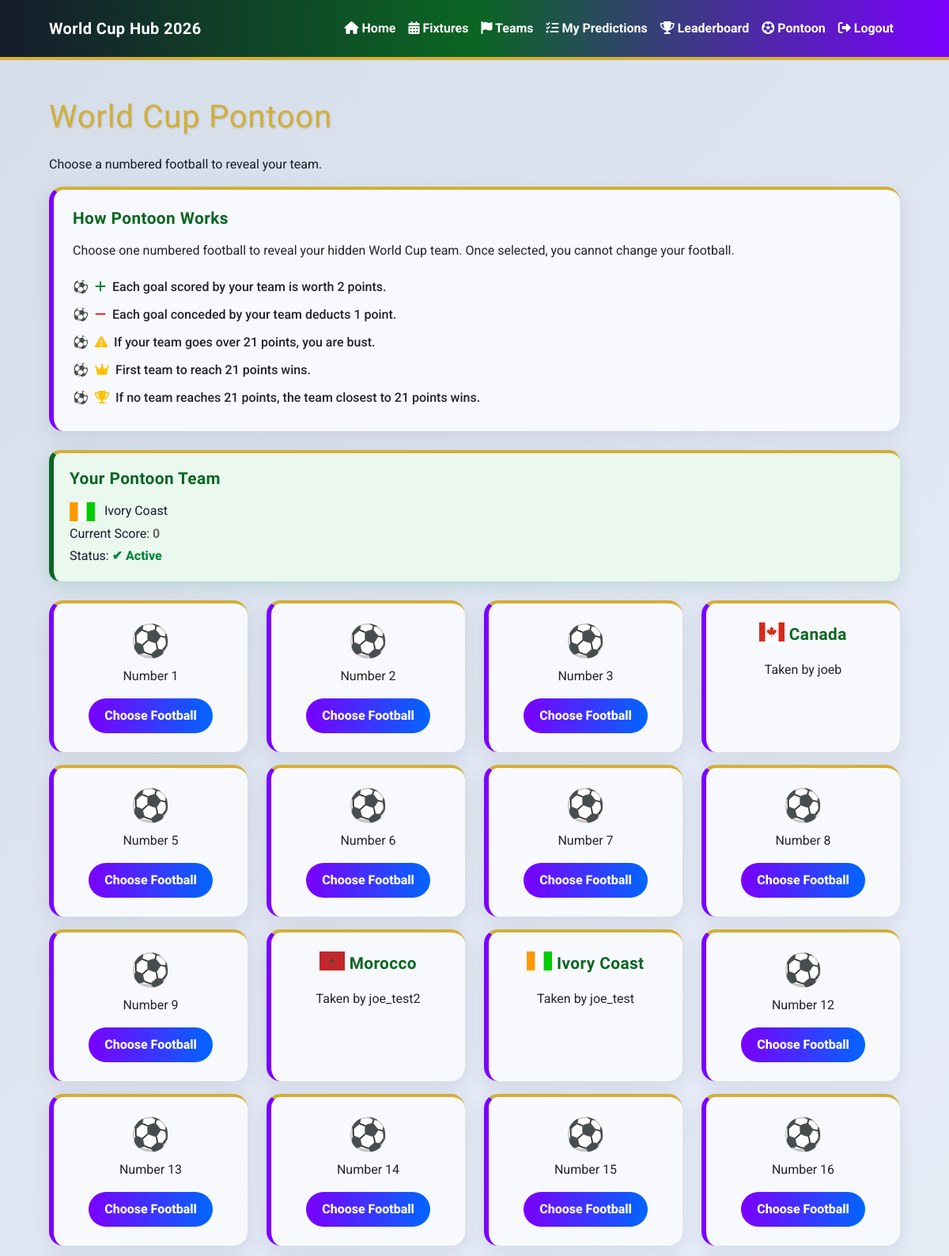
/pontoon/ (signed in, upper part), run on the app's committed database.
### pontoon/models.py (models this page shows, shortened)
class PontoonBall(models.Model):
    number = models.PositiveIntegerField(unique=True)
    team = models.OneToOneField(
        Team,
        on_delete=models.SET_NULL,
        null=True,
        blank=True
    )
    selected_by = models.OneToOneField(
        User,
        on_delete=models.SET_NULL,
        null=True,
        blank=True
    )
    score = models.IntegerField(
        default=0
    )
    busted = models.BooleanField(
        default=False
    )

### predictor/models.py (models this page shows)
class Team(models.Model):
    GROUP_CHOICES = [
        ('A', 'Group A'),
        ('B', 'Group B'),
        ('C', 'Group C'),
        ('D', 'Group D'),
        ('E', 'Group E'),
        ('F', 'Group F'),
        ('G', 'Group G'),
        ('H', 'Group H'),
        ('I', 'Group I'),
        ('J', 'Group J'),
        ('K', 'Group K'),
        ('L', 'Group L'),
    ]
    name = models.CharField(max_length=100)
    group = models.CharField(max_length=1, choices=GROUP_CHOICES)
    manager = models.CharField(max_length=100, blank=True, null=True)
    captain = models.CharField(max_length=100, blank=True, null=True)
    best_world_cup_finish = models.CharField(max_length=100, blank=True, null=True)
    best_world_cup_year = models.CharField(max_length=100, blank=True, null=True)
    def __str__(self):
        return self.name

### pontoon/views.py (the view)
@login_required
def pontoon_home(request):
    access = PontoonAccess.objects.filter(
        user=request.user,
        has_access=True
    ).exists()
    if not access:
        return redirect("pontoon_checkout")
    balls = PontoonBall.objects.all().order_by("number")
    leaderboard_balls = PontoonBall.objects.filter(
        selected_by__isnull=False
    ).order_by("busted", "-score")
    selected_ball = PontoonBall.objects.filter(
        selected_by=request.user
    ).first()
    context = {
        "balls": balls,
        "leaderboard_balls": leaderboard_balls,
        "selected_ball": selected_ball,
    }
    return render(request, "pontoon/pontoon_home.html", context)

### pontoon/templates/pontoon/pontoon_home.html (shortened to what this page needs)
{% extends "base.html" %} {% load static %} {% block title %} Pontoon | World Cup Hub 2026 {% endblock %} {% block content %}
<section class="container py-5">
  <h1 class="mb-4">World Cup Pontoon</h1>
  <p>Choose a numbered football to reveal your team.</p>
  <div class="card mb-4 shadow-sm">
    <div class="card-body">
      <h2 class="h5">How Pontoon Works</h2>
      <p>Choose one numbered football to reveal your hidden World Cup team. Once selected, you cannot change your football.</p>
      <ul class="instruction-list mb-0">
        <li><i class="fa-solid fa-plus text-success me-2"></i>Each goal scored by your team is worth 2 points.</li>
        <li><i class="fa-solid fa-minus text-danger me-2"></i>Each goal conceded by your team deducts 1 point.</li>
        <li><i class="fa-solid fa-triangle-exclamation text-warning me-2"></i>If your team goes over 21 points, you are bust.</li>
        <li><i class="fa-solid fa-crown text-warning me-2"></i>First team to reach 21 points wins.</li>
        <li><i class="fa-solid fa-trophy text-warning me-2"></i>If no team reaches 21 points, the team closest to 21 points wins.</li>
      </ul>
    </div>
  </div>
  {% if selected_ball %}
  <div class="pontoon-team-panel mb-4">
    <h2 class="h5">Your Pontoon Team</h2>
    <p class="mb-1 pontoon-team-name">
      <img src="{% static 'images/flags/' %}{{ selected_ball.team.name|slugify }}.svg" alt="{{ selected_ball.team.name }} flag" width="32" class="me-2" />
      {{ selected_ball.team }}
    </p>
    <p class="mb-1">
      Current Score: {% if selected_ball.busted %}
      <span class="score-negative">+{{ selected_ball.score }}</span>
      {% elif selected_ball.score == 21 %}
      <span class="pontoon-winner">+{{ selected_ball.score }}</span>
      {% elif selected_ball.score > 0 %}
      <span class="score-positive">+{{ selected_ball.score }}</span>
      {% elif selected_ball.score < 0 %}
      <span class="score-negative">{{ selected_ball.score }}</span>
      {% else %}
      <span class="score-neutral">{{ selected_ball.score }}</span>
      {% endif %}
    </p>
    <p class="mb-0">
      Status: {% if selected_ball.score == 21 %}
      <span class="pontoon-winner">👑 Winner</span>
      {% elif selected_ball.busted %}
      <span class="pontoon-busted">✖ Busted</span>
      {% else %}
      <span class="pontoon-active">✔ Active</span>
      {% endif %}
    </p>
  </div>
  {% endif %}
  <div class="row">
    {% for ball in balls %}
    <div class="col-6 col-md-3 mb-3">
      <div class="card text-center shadow-sm h-100">
        <div class="card-body">
          {% if ball.selected_by %}
          <h2 class="h5 pontoon-team-name">
            <img src="{% static 'images/flags/' %}{{ ball.team.name|slugify }}.svg" alt="{{ ball.team.name }} flag" width="32" class="mb-2" />
            {{ ball.team }}
          </h2>
          <p class="mb-0">Taken by {{ ball.selected_by.username }}</p>
          {% else %}
          <h2 class="display-6">⚽</h2>
          <p>Number {{ ball.number }}</p>
          <a href="{% url 'confirm_ball' ball.id %}" class="choose-football-btn"> Choose Football </a>
          {% endif %}
        </div>
      </div>
    </div>
    {% endfor %}
  </div>
</section>
{% endblock %}

### static/css/style.css (style rules this page uses)
:root { --wc-purple: #7b00ff; --wc-blue: #0066ff; --wc-red: #ff2b2b; --wc-green: #00843d; --wc-pitch-green: #0b6623; --wc-gold: #d4af37; --wc-gold-light: #f5d76e; --wc-dark: #151c2c; --wc-light: #eef1ff; --wc-card: #f8f9fc; --wc-white: #ffffff; }
body { background: linear-gradient( 135deg, #d4dde8 0%, #e6ebf8 50%, #d8ead8 100% ); color: var(--wc-dark); font-family: "Roboto", Arial, sans-serif; }
.container { max-width: 1100px; }
h1, h2, h3, h4, h5, .navbar-brand { font-family: "Oswald", sans-serif; letter-spacing: 0.02em; }
h1 { color: var(--wc-gold); text-shadow: 1px 1px 2px rgba(0, 0, 0, 0.15); }
h2, h3, h4, h5 { color: var(--wc-dark); }
.fixture-help-card h2, .pontoon-team-panel h2, .card h2.h5 { color: var(--wc-pitch-green); font-size: 1.3rem; font-weight: 700; margin-bottom: 1rem; }
.card { background: var(--wc-card); border: none; border-top: 4px solid var(--wc-gold); border-radius: 18px; box-shadow: 0 8px 24px rgba(21, 28, 44, 0.08) !important; }
.card-body { padding: 1.5rem; }
.fixture-card, .card.shadow-sm { border-left: 6px solid var(--wc-purple); }
.text-success { color: var(--wc-green) !important; font-weight: 800; }
.text-danger { color: var(--wc-red) !important; font-weight: 800; }
.pontoon-team-panel { background: #eaf8ee; border-left: 6px solid var(--wc-pitch-green); border-radius: 14px; border-top: 4px solid var(--wc-gold); box-shadow: 0 6px 20px rgba(0, 132, 61, 0.15); padding: 20px; }
.pontoon-button, .choose-football-btn { background: linear-gradient( 90deg, var(--wc-purple), var(--wc-blue) ); border: none; border-radius: 50px; color: var(--wc-white); display: inline-block; font-weight: 800; padding: 10px 20px; text-decoration: none; transition: all 0.3s ease; }
.score-positive, .pontoon-active { color: var(--wc-green); font-weight: 800; }
.score-neutral { color: #666; font-weight: 700; }
.instruction-list { list-style: none; margin-bottom: 0; padding-left: 0; }
.instruction-list li { font-weight: 500; padding: 0.35rem 0; }
.instruction-list li::before { content: "⚽"; margin-right: 0.5rem; }

### data on the page
PontoonBall: team "Ivory Coast", score "0", shows a picture, selected_by.username "joe_test"
PontoonBall: number "1"
PontoonBall: number "2"
PontoonBall: number "3"
PontoonBall: shows a picture, team "Canada", selected_by.username "joeb"
PontoonBall: number "5"
PontoonBall: number "6"
PontoonBall: number "7"
PontoonBall: number "8"
PontoonBall: number "9"
PontoonBall: shows a picture, team "Morocco", selected_by.username "joe_test2"
PontoonBall: number "12"
PontoonBall: number "13"
PontoonBall: number "14"
PontoonBall: number "15"
PontoonBall: number "16"
